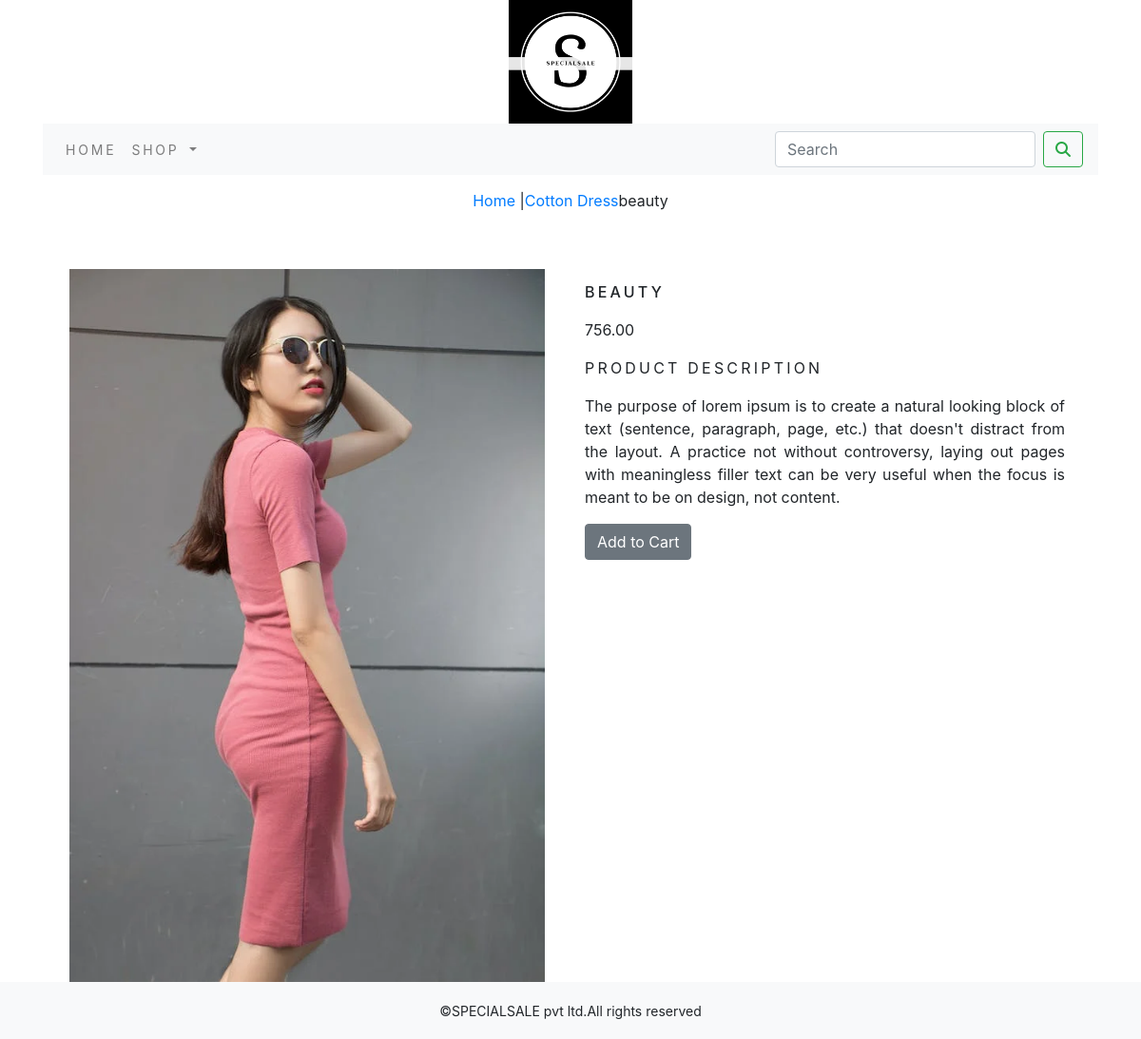
The page /shop/cotton-dress/beauty/ on the database its author committed.
### shopapp/models.py (models this page shows, shortened)
class Product(models.Model):
    name=models.CharField(max_length=250,unique=True)
    slug=models.SlugField(max_length=250,unique=True)
    description=models.TextField(blank=True)
    price=models.DecimalField(max_digits=10,decimal_places=2)
    category=models.ForeignKey('category',on_delete=models.CASCADE)
    image=models.ImageField(upload_to='product',blank=True)
    stock=models.IntegerField()
    available=models.BooleanField(default=True)
    created=models.DateTimeField(auto_now_add=True)
    updated=models.DateTimeField(auto_now=True)
    class Meta:
        ordering=('name',)
        verbose_name = 'product'
        verbose_name_plural = 'products'

class Category(models.Model):
    name=models.CharField(max_length=250,unique=True)
    slug=models.SlugField(max_length=250,unique=True)
    description=models.TextField(blank=True)
    image=models.ImageField(upload_to='category',blank=True)
    class Meta:
        ordering=('name',)
        verbose_name='category'
        verbose_name_plural='categories'
    def get_url(self):
        return reverse('shopapp:products_by_category',args=[self.slug])
    def __str__(self):
            return '{}'.format(self.name)

### shopapp/views.py (the view)
# urls.py: path('<slug:c_slug>/<slug:product_slug>/',views.proDetail,name='prodCatdetail')
def proDetail(request,c_slug,product_slug):
    try:
        product=Product.objects.get(category__slug=c_slug,slug=product_slug)
    except Exception as e:
        raise e
    return render(request,'product.html',{'product':product})

### cart/context_processors.py (called while the page is built)
def counter(request):
    item_count=0
    if 'admin' in request.path:
        return {}
    else:
        try:
            cart=Cart.objects.filter(cart_id=_cart_id(request))
            cart_items=CartItem.objects.all().filter(cart=cart[:1])
            for cart_item in cart_items:
                item_count +=cart_item.quantity
        except Cart.DoesNotExist:
            item_count = 0
        return dict(item_count=item_count)

### cart/views.py (called while the page is built)
def _cart_id(request):
    cart=request.session.session_key
    if not cart:
        cart=request.session.create()
    return cart

### shopapp/context_processors.py (called while the page is built)
def menu_links(request):
    links=Category.objects.all()
    return dict(links=links)

### templates/product.html (shortened to what this page needs)
{% extends 'base.html' %}
{% load static %}
{% block content %}
<div class="row my_prod_row_class">
    <div class="mx-auto">
        <p><a href="{% url 'shopapp:allProdCat' %}">Home</a> |<a href="{{product.category.get_url}}">{{product.category}}</a>{{product.name}} </p>
    </div>
</div>
<div class="container">
<br>
<div class="row">
    <div class="col-12 col-sm-12 col-md-12 col-lg-6 text-center">
        <div style="min-width:18rem;">
            <img src="{{product.image.url}}" style="width:500px;" alt="{{product.name}}">
        </div>
    </div>
    <div class="col-12 col-sm-12 col-md-12 col-lg-6">
        <div>
            <h1 class="my_prod_title">{{product.name}}</h1>
            <p>{{product.price}}</p>
            <p class="my_title">Product Description</p>
            <p class="text-justify my_prod_text">{{product.description}}</p>
            {% if product.stock <= 0 %}
               <p class="text-justify my_prod_text"><b>Out of stock</b></p>
            {% else %}
               <a class="btn btn-secondary" href="{% url 'cart:add_cart' product.id %}">Add to Cart</a>
            {% endif %}
        </div>
    </div>
</div>
</div>
{% endblock %}

### static/css/custom.css (style rules this page uses)
body { font-family: 'Roboto', sans-serif; }
.my_title { font-size:16px; text-transform:uppercase; letter-spacing:.2em; }
.my_prod_row_class { padding-top:15px; padding-bottom:20px; }
.my_prod_title { font-size:16px; text-transform:uppercase; letter-spacing:.2em; padding-top:15px; padding-bottom:10px; }
.my_prod_text { padding-right:20px; }

### rows shown on the page
Product: category "Cotton Dress", name "beauty", image (picture), name "BEAUTY", price "756.00", description "The purpose of lorem ipsum is to create a natural looking block of text (sentence, paragraph, page, etc.) that doesn't distract from the layout. A practice not without controversy, laying out pages with meaningless filler text can be very useful when the focus is meant to be on design, not content."
